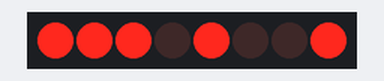
The sketch below on a simulated Arduino Uno, built with avr-gcc and run on an emulated ATmega328P. Parts: 8 shift-register outputs drawn as a row of LEDs (first output left, lit = HIGH). Wiring (inferred from the names in the program): shift register (74HC595): data pin 8; shift clock pin 11; latch pin 13; OE pin 10. Wiring (inferred from the signals the program sends): row of LEDs: on Q0, Q1, Q2, Q3, Q4, Q5, Q6, Q7. The local clock reads 2024-03-15 10:24:30 at power-on unless the sketch sets it.

Above: at 0.1 s.
At 100.1 s:
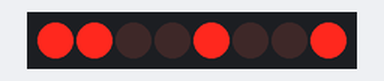
Timing chart, 0 to 101.6 s (numbered marks = the images above):
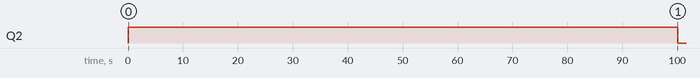

Measured:
- by itself, Q2: LOW → HIGH at 0.04 s, → LOW 100 s later

The sketch:

word_clock_FINAL.ino
```cpp
#define data_pin 8
#define clk 11
#define oe 10
#define strobe 13

#define IT          (1UL<<31)
#define IS          (1UL<<30)
#define TEN_M       (1UL<<29)
#define HALF        (1UL<<28)
#define QUARTER     (1UL<<27)
#define TWENTY      (1UL<<26)
#define FIVE_M      (1UL<<25)
#define MINUTES     (1UL<<24)
#define HAPPY       (1UL<<23)
#define PAST        (1UL<<22)
#define TO          (1UL<<21)
#define ONE         (1UL<<20)
#define BIRTHDAY    (1UL<<19)
#define ELEVEN      (1UL<<18)
#define FOUR        (1UL<<17)
#define SIX         (1UL<<16)
#define TWO         (1UL<<15)
#define AKASH       (1UL<<14)
#define EIGHT       (1UL<<13)
#define NINE        (1UL<<12)
#define SEVEN       (1UL<<11)
#define FIVE_H      (1UL<<10)
#define THREE       (1UL<<9)
#define TEN_H       (1UL<<8)
#define TWELVE      (1UL<<7)
#define OCLOCK      (1UL<<6)
#define ABHISHEK    (1UL<<5)
#define AM          (1UL<<4)
#define PM          (1UL<<3)
/*
 #define AM data_bits[2]
#define AM data_bits[1]
#define AM data_bits[0]
*/
// unsigned long powa(int base, int expo);
unsigned long num;
unsigned long data_num = 0;
int j,l,hrs,mins,i,data_bits[32];
#ifdef DEBUG
char words[32][10]={"NONE","NONE","NONE",
                    "PM","AM","ABHISHEK",
                    "OCLOCK","TWELVE",
                    "TEN_H","THREE",
                    "FIVE_H","SEVEN","NINE",
                    "EIGHT","AKASH","TWO",
                    "SIX", "FOUR","ELEVEN",
                    "BDAY","ONE",
                    "TO","PAST","HAPPY",
                    "MINUTES","FIVE_M",
                    "TWENTY","QUARTER",
                    "HALF","TEN_M","IS","IT"};
void check(){
  int i;
  Serial.print("data_bits\t");Serial.println("Words");
  for(i=31;i>=0;i--){
    Serial.print(data_bits[i]);Serial.print("\t\t");Serial.println(words[i]);
  }
}
#endif
#include <Wire.h>
#include "RTClib.h"

RTC_DS3231 rtc;

void clr_all()
{
  data_num = 0;
// for(i=0;i<32;i++)
//    data_bits[i]=0;
}


void calc_time_hrs()
{
  data_num|=IT;
  data_num|=IS;
  data_num|=AM;
  if(hrs>12)
    {
      hrs-=12;
      data_num|=PM;
      data_num&=~AM;
    }

    switch(hrs){
      case 0  : data_num|=TWELVE;
                break;

      case 1: data_num|=ONE;
              break;

      case 2: data_num|=TWO;
              break;

      case 3: data_num|=THREE;
              break;

      case 4: data_num|=FOUR;
              break;

      case 5: data_num|=FIVE_H;
              break;

      case 6: data_num|=SIX;
              break;

      case 7: data_num|=SEVEN;
              break;

      case 8: data_num|=EIGHT;
              break;

      case 9: data_num|=NINE;
              break;

      case 10: data_num|=TEN_H;
              break;

      case 11: data_num|=ELEVEN;
              break;

      case 12 :data_num|=TWELVE;
                data_num&=~AM;
                data_num|=PM;
                break;


      default: break;

        }
}

void calc_time_mins()
{
  DateTime cur_time = rtc.now();
  mins= cur_time.minute();
  hrs= cur_time.hour();
  bool greater_than_30=0;
  data_num|=PAST;
  data_num|=MINUTES;

  if(mins>34)
  {
      greater_than_30=1;
      mins-=30;
      data_num|=TO;
      data_num&=~PAST;
      hrs++;
   }

    if(greater_than_30==0)
    {
      if(mins<5)
      {
        data_num&=~PAST;
        data_num&=~MINUTES;
        }
      else if(mins<10)
      {
        data_num|=FIVE_M;
        }
       else if(mins<15)
      {
        data_num|=TEN_M;
        }
       else if(mins<20)
      {
        data_num|=QUARTER;
        data_num&=~MINUTES;
        }
       else if(mins<25)
      {
        data_num|=TWENTY;
        }
       else if(mins<30)
      {
        data_num|=TWENTY;
        data_num|=FIVE_M;
        }
       else if(mins<35)
      {
        data_num|=HALF;
        data_num&=~TO;
        data_num|=PAST;
        data_num&=~MINUTES;
        }
     }
    if(greater_than_30==1)
    {
      if(mins<10)
      {
          data_num|=TWENTY;
          data_num|=FIVE_M;
        }
       else if(mins<15)
      {
        data_num|=TWENTY;
        }
       else if(mins<20)
      {
        data_num|=QUARTER;
        data_num&=~MINUTES;
        }
       else if(mins<25)
      {
        data_num|=TEN_M;
        }
       else if(mins<30)
      {
        data_num|=FIVE_M;
        }
     }
}

void birthday_check(){
 DateTime cur_time = rtc.now();
if(cur_time.month()==9)
{
  if(cur_time.day()==29)
    {
      data_num|=AKASH;
      data_num|=HAPPY;
      data_num|=BIRTHDAY;
      }
    else if(cur_time.day()==30)
    {
      data_num|=ABHISHEK;
      data_num|=HAPPY;
      data_num|=BIRTHDAY;
      }
  }

}

void setup() {
  // put your setup code here, to run once:
Serial.begin(9600);
  if (!rtc.begin()) {
    Serial.println("Couldn't find RTC");
    while (1);
  }
rtc.adjust(DateTime(F(__DATE__), F(__TIME__)));
//rtc.adjust(DateTime(2017,9,30,1,35,0));

  if (rtc.lostPower()) {
    Serial.println("RTC lost power, lets set the time!");
    // following line sets the RTC to the date & time this sketch was compiled
    rtc.adjust(DateTime(F(__DATE__), F(__TIME__)));
}

pinMode(data_pin,OUTPUT);
pinMode(clk,OUTPUT);
pinMode(oe,OUTPUT);
pinMode(strobe,OUTPUT);
}
/*
void conv_num(){
num=0;
for(j=0;j<32;j++){

  num= num+ (data_bits[j]*powa(2,j));
}
for(i=0;i<32;i++)
Serial.print(data_bits[i]);
Serial.println();
Serial.print("num=  ");
Serial.println(num,HEX);

}
 */
void ser_out2(){
  digitalWrite(oe,LOW);
 int pattern[4];  //patter[i] goes to 4094-i ie i th 4094
 for (int i=0 ; i< 4; i++){
  pattern[i]=((data_num>>(8*i)) & 0xFF);
  #ifdef DEBUG
 Serial.println(pattern[i],HEX);
 #endif
 }

for(int i=0;i<4;i++){
 shiftOut(data_pin, clk, LSBFIRST, (byte) pattern[i]);
  digitalWrite(strobe, 1); // flick the latch to put the data on the output pins
 delay(1);
 digitalWrite(strobe, 0);
}
digitalWrite(oe,HIGH);

}


void loop() {
  // put your main code here, to run repeatedly:
  clr_all();
  calc_time_mins();
  calc_time_hrs();
  birthday_check();
 /* Only uncomment above 2 lines if output is wrong and need to check the number against words
    check will output data_bits along with corresponding word*/

  // conv_num();
   ser_out2();

 // check();
 // delay(10000);
}

unsigned long powa(int base,int expo){

    if(expo==0)
    return(1);
    else
    return((unsigned long)base<<expo-1);
  }
```
